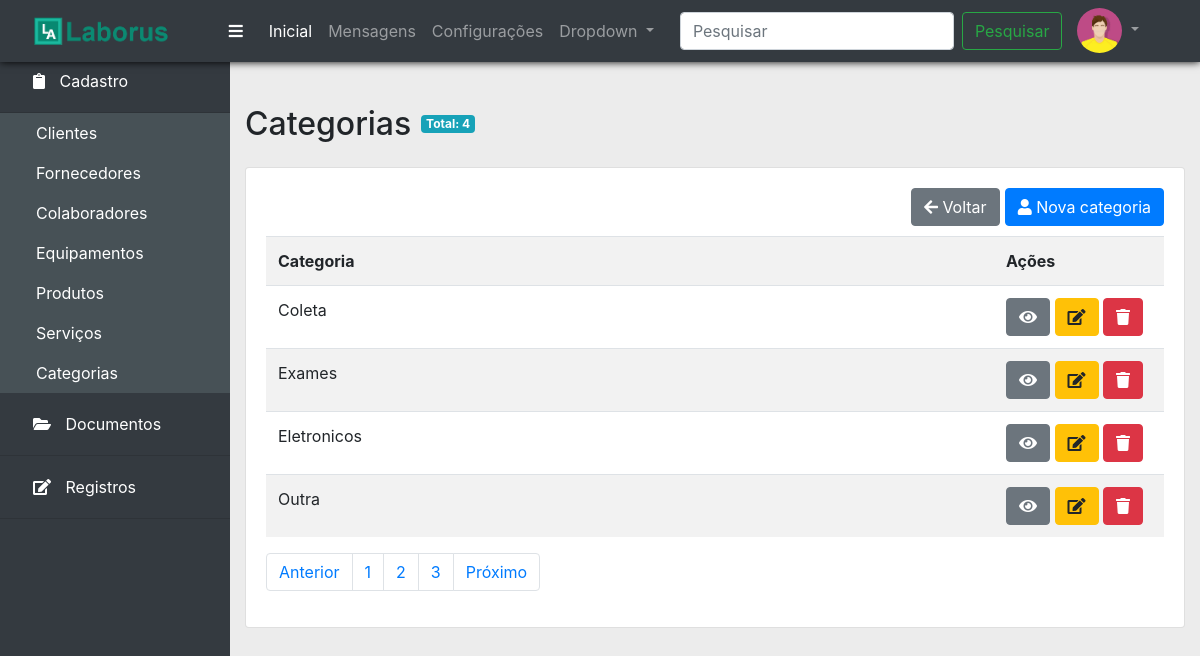
Page /categorias.php on the committed database.
### tables this page shows
CREATE TABLE `categoria` (
  `id` int NOT NULL AUTO_INCREMENT,
  `categoria` varchar(45) NOT NULL,
  PRIMARY KEY (`id`)
);

### categorias.php (the view, shortened to what this page needs)
<?php
include_once('bd/conexao.php');
$sql = "SELECT * FROM categoria";
$qr = mysqli_query($conexao, $sql);
$categorias = mysqli_fetch_all($qr, MYSQLI_ASSOC);
include_once('layout/header.php');
include_once('layout/menu.php');
include_once('layout/sidebar.php');
?>
<div class="col">
  <h2 class="titulo">Categorias</h2>
  <span class="badge badge-info totais">Total: <?php echo count($categorias); ?></span>
  <div class="card">
    <div class="card-body">
      <a href="form_categorias.php" class="btn btn-primary" style="float: right">
        <i class="fas fa-user"></i> Nova categoria
      </a>
      <a href="javascript:history.back(-1)" class="btn btn-secondary voltar">
        <i class="fas fa-arrow-left"></i> Voltar
      </a>
      <br>
      <br>
      <table class="table table-striped table-hover">
      <tr>
        <th>Categoria</th>
        <th class="acao">Ações</th>
      </tr>
      <?php foreach($categorias as $chave => $categoria): ?>
    <tr>
      <td><?= $categoria['categoria'] ?></td>
      <td>
        <a href="#" class="btn btn-secondary">
          <i class="fas fa-eye"></i>
        </a>
        <a href="#" class="btn btn-warning">
          <i class="fas fa-edit"></i>
        </a>
        <a href="gerencia_categorias.php?id=<?php echo $categoria['id']; ?>&acao=deletar" class="btn btn-danger" onclick="return confirm('Deseja realmente excluir?')">
          <i class="fas fa-trash"></i>
        </a>
      </td>
    </tr>
  <?php endforeach; ?>
  </table>
  <nav aria-label="Navegação de página exemplo">
    <ul class="pagination">
      <li class="page-item"><a class="page-link" href="#">Anterior</a></li>
      <li class="page-item"><a class="page-link" href="#">1</a></li>
      <li class="page-item"><a class="page-link" href="#">2</a></li>
      <li class="page-item"><a class="page-link" href="#">3</a></li>
      <li class="page-item"><a class="page-link" href="#">Próximo</a></li>
    </ul>
  </nav>
    </div>
  </div>
</div>
<?php
include_once('layout/footer.php');
?>

### css/estilo.css (style rules this page uses)
html,body { height:100%; }
body { background: #ececec; }
.content h2 { margin-bottom: 1.5rem; }
.acao { width: 170px; }
.voltar { float: right; margin-right: 5px; }
.totais { position: relative; margin: 10px; }
.titulo { float: left; }

### rows in the picture
categoria: categoria "Coleta"
categoria: categoria "Exames"
categoria: categoria "Eletronicos"
categoria: categoria "Outra"

### other values in the picture
$menu['item'] "Cadastro"
$subitem['nome'] "Clientes"
$subitem['nome'] "Fornecedores"
$subitem['nome'] "Colaboradores"
$subitem['nome'] "Equipamentos"
$subitem['nome'] "Produtos"
$subitem['nome'] "Serviços"
$subitem['nome'] "Categorias"
$menu['item'] "Documentos"
$menu['item'] "Registros"
count($categorias) "4"
